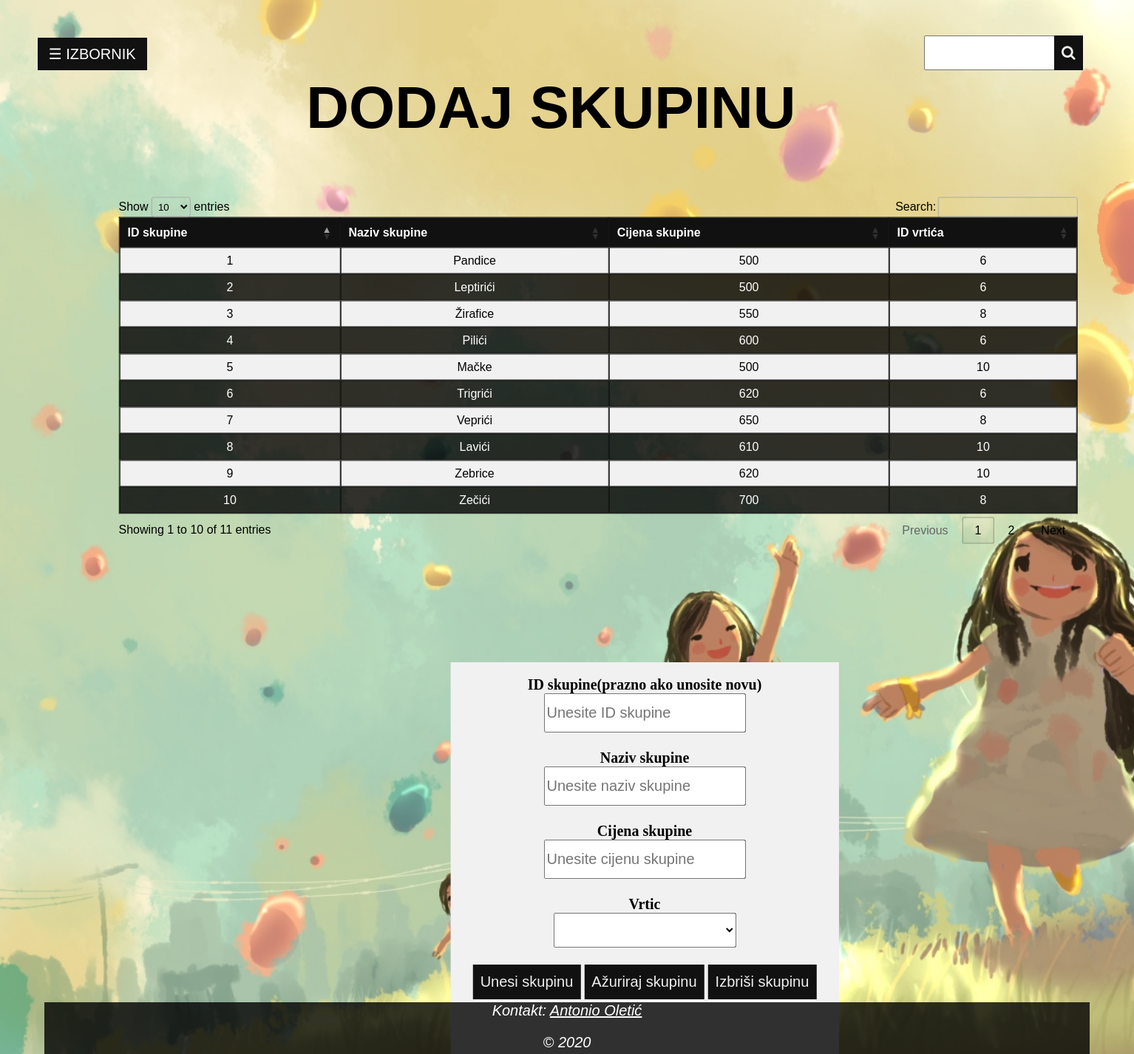
Page /kreirajSkupineAdmin.php on the committed database.
### tables this page shows
CREATE TABLE `skupina` (
  `skupina_id` int(11) NOT NULL,
  `naziv_skupine` varchar(45) NOT NULL,
  `cijena_skupine` float NOT NULL,
  `vrtic_vrtic_id` int(11) NOT NULL
);

### PHP Class/baza_class.php (called while the page is built, shortened)
<?php
class Baza {
    private $veza = null;
    function spojiDB() {
        $this->veza = new mysqli(self::server, self::korisnik, self::lozinka, self::baza);
        $this->veza->set_charset("utf8");
        return $this->veza;
    }
    function selectDB($upit) {
        $rezultat = $this->veza->query($upit);
        return $rezultat;
    }
}
?>

### kreirajSkupineAdmin.php (the view, shortened to what this page needs)
<?php
include 'PHP Class/baza_class.php';
?>
<!DOCTYPE html>
<html>
    <head>
        <link rel="stylesheet" href="https://cdnjs.cloudflare.com/ajax/libs/font-awesome/4.7.0/css/font-awesome.min.css">
        <link href="css/aoletic.css" rel="stylesheet" type="text/css">
        <link href="css/aoletic_upravljajvrticima.css" rel="stylesheet" type="text/css">
        <link rel="stylesheet" type="text/css" href="https://cdn.datatables.net/1.10.20/css/jquery.dataTables.css">
    </head>
    <body id="sidebar_push" class="resetka" name="vrtici" onload="DobijVrticeAdmin()">
        <header class="zaglavje">
            <div id="main">
                <button class="openbtn" onclick="openNav()">&#9776; IZBORNIK</button>
            </div>
            <div class="header-form">
<?php include './forma_search_odjava.php'; ?>
            </div>
        </header>
        <div class="naslov">
            <h1>DODAJ SKUPINU</h1><br>
        </div>
        <div class="popis_vrtica" style= "transform: translate(10%, -25%);">
            <table id="popis_table7">
                <thead>
                    <tr>
                        <th>ID skupine</th>
                        <th>Naziv skupine</th>
                        <th>Cijena skupine</th>
                        <th>ID vrtića</th>
                    </tr>
                </thead>
                <tbody id="tablica_skupine" for="popis_vrtica">
<?php
$dbVeza = new Baza();
$dbVeza->spojiDB();
$sqlSkupineMod = "SELECT * FROM skupina left join vrtic on skupina.vrtic_vrtic_id=vrtic.vrtic_id";
$rezultatSkupineMod = $dbVeza->selectDB($sqlSkupineMod);
$dataRow = "";
while ($row = mysqli_fetch_array($rezultatSkupineMod)) {
    $dataRow = $dataRow . "<tr><td>$row[0]</td><td>$row[1]</td><td>$row[2]</td><td>$row[3]</td></tr>";
}
echo $dataRow;
?>
                </tbody>
            </table>
        </div>
        <div class="login_form">
            <form method="post" action="" id="forma_vrtic" >
                <div class="container">
                    <label for="id_vrtica"><b>ID skupine(prazno ako unosite novu)</b></label><br>
                    <input type="text" placeholder="Unesite ID skupine" name="id_skupine" id="id_skupine" style="height:47px ;font-size:20px"><br><br>
                    <label for="naziv_skupine"><b>Naziv skupine</b></label><br>
                    <input type="text" placeholder="Unesite naziv skupine" name="naziv_skupine" id="naziv_skupine"  style="height:47px ;font-size:20px"><br><br>
                    <label for="cijena_skupine"><b>Cijena skupine</b></label><br>
                    <input type="text" placeholder="Unesite cijenu skupine" name="cijena_skupine" id="cijena_skupine"  style="height:47px ;font-size:20px"><br><br>
                    <label for="vrticcbox"><b>Vrtic</b></label><br>
                    <select name="vrticcbox" id="vrticcbox" style="height:47px;width:247px;font-size:20px;">
                    </select><br><br>
                    <input class="regbtn" type="submit" name="unesibutton" id="unesibutton" value="Unesi skupinu">
                    <input class="regbtn" type="submit" name="azuriraj" id="azuriraj" value="Ažuriraj skupinu">
                    <input class="regbtn" type="submit" name="izbrisi" id="izbrisi" value="Izbriši skupinu"><br><br>
                </div>
                <div class="container" style="background-color:#f1f1f1">
                </div>
            </form>
        </div>
        <footer class="podnozje" id="podnozje_push">
            <address>
                Kontakt:
                <a href="mailto:aoletic@foi.hr" style="color:white">Antonio Oletić</a>
                <p>&copy; 2020</p>
            </address>
        </footer>
    </body>
</html>

### css/aoletic.css (style rules this page uses)
html { scroll-behavior: smooth; min-height: 100%; }
body { font-family: 'Nunito', sans-serif; background-color: #192231; margin: auto 0%; display: grid; width:100%; overflow-x: hidden; }
.resetka { display: grid; grid-template-columns:auto auto auto; row-gap: 30px; padding: 2%; }
.zaglavje { grid-row:1; grid-column:1 / span 3; }
.podnozje { grid-row:4; grid-column:1/span 3; height:70px; position:fixed; left: 60px; right:60px; bottom: 0; background-color: rgba(0,0,0,0.8); color:white; text-align: center; font-size:20px; transition: 0.5s; }
header { z-index: 1; top: 0; }
.resetka { background-image: url(../multimedija/prva_slika.jpg); background-repeat: no-repeat; background-attachment: fixed; background-size: cover; }
.header-form { float:right; font-size: 20px; cursor: pointer; margin-top: -87px; border: none; padding: 20px 100px; }
.openbtn { font-size: 20px; cursor: pointer; background-color: #111; color: white; padding: 10px 15px; border: none; transition-duration: 0.4s; }
#main { transition: margin-left .5s; padding: 20px; }
#sidebar_push { transition: margin-left .5s; }
.naslov { font-size: 40px; font-weight: 40; grid-row:2; grid-column:1/ span 3; transform: translate(25%,-40%); }
.login_form { grid-row:3; grid-column:1; }
.popis_vrtica { grid-row:3; grid-column:1; transform: translate(25%, -25%); }
.popis_vrtica table { overflow-x: scroll; }
.popis_vrtica table, th, td { border: 1px solid #111; }
.popis_vrtica th { padding: 15px 15px; vertical-align: middle; border-bottom: 2px solid #111; border-right: 2px solid #111; background-color: #111; color: white; }
.popis_vrtica td { vertical-align: middle; text-align: center; padding-left: 7px; padding-right: 7px; padding-top: 13px; padding-bottom: 13px; }
.popis_vrtica tr:nth-child(even) { background-color: rgba(0,0,0,0.8); color: white; }
.popis_vrtica tr:nth-child(odd) { background-color: #f1f1f1; color: black; }
.popis_vrticaadmin table, th, td { border: 1px solid #111; }

### css/aoletic_upravljajvrticima.css (style rules this page uses)
.login_form form { font-family: Cenntury Gothic; border: 3px solid #f1f1f1; text-align: center; font-size:20px; background-color: #f1f1f1; margin-left: 500px; margin-bottom: 80px; transform: translate(15%, 90%); width:40% }
.container { padding: 16px; }
.regbtn { padding:12px 10px; background: #111; font-size: 20px; color:#eeeeee; border: none; cursor: pointer; }
html { scroll-behavior: smooth; height: 100%; }

### rows in the picture
skupina: skupina "1", naziv_skupine "Pandice", cijena_skupine "500", vrtic_vrtic "6"
skupina: skupina "2", naziv_skupine "Leptirići", cijena_skupine "500", vrtic_vrtic "6"
skupina: skupina "3", naziv_skupine "Žirafice", cijena_skupine "550", vrtic_vrtic "8"
skupina: skupina "4", naziv_skupine "Pilići", cijena_skupine "600", vrtic_vrtic "6"
skupina: skupina "5", naziv_skupine "Mačke", cijena_skupine "500", vrtic_vrtic "10"
skupina: skupina "6", naziv_skupine "Trigrići", cijena_skupine "620", vrtic_vrtic "6"
skupina: skupina "7", naziv_skupine "Veprići", cijena_skupine "650", vrtic_vrtic "8"
skupina: skupina "8", naziv_skupine "Lavići", cijena_skupine "610", vrtic_vrtic "10"
skupina: skupina "9", naziv_skupine "Zebrice", cijena_skupine "620", vrtic_vrtic "10"
skupina: skupina "10", naziv_skupine "Zečići", cijena_skupine "700", vrtic_vrtic "8"
